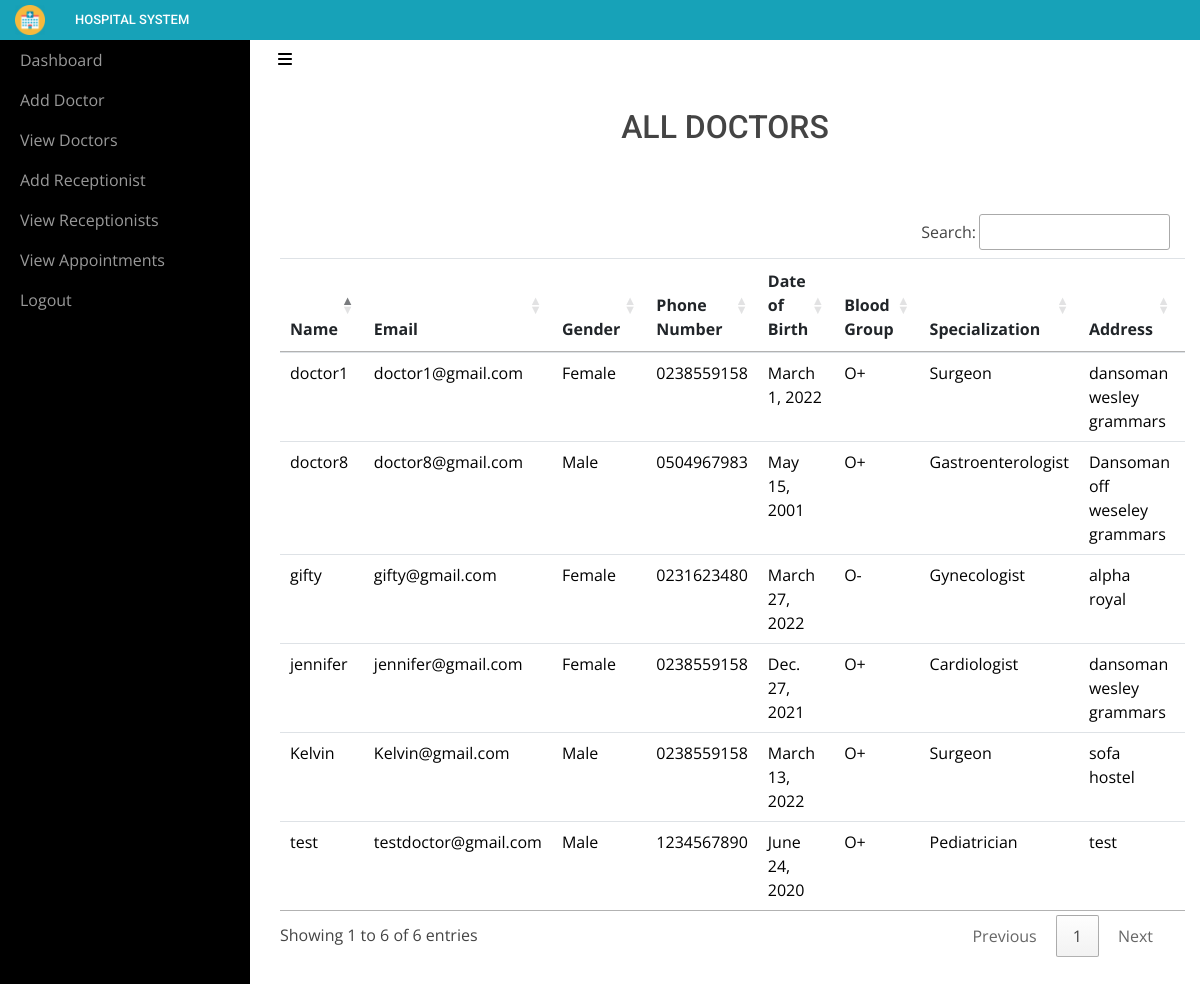
The page /adminviewDoctor/ (signed in) on the database its author committed.
### sitehandler/models.py (models this page shows, shortened)
class Doctor(models.Model):
	name = models.CharField(max_length=50)
	email = models.EmailField(unique=True)
	password = models.CharField(max_length=16)
	gender = models.CharField(max_length=10)
	phonenumber = models.CharField(max_length=10)
	address = models.CharField(max_length=100)
	birthdate = models.DateField()
	bloodgroup = models.CharField(max_length=5)
	specialization = models.CharField(max_length=50)

### sitehandler/views.py (the view)
# urls.py: path('adminviewDoctor/',adminviewDoctor,name='adminviewDoctor'),
def adminviewDoctor(request):
    if not request.user.is_staff:
        return redirect('login_admin')
    doc = Doctor.objects.all()
    d = {'doc': doc}
    return render(request, 'adminviewDoctors.html', d)

### sitehandler/templates/adminviewDoctors.html (shortened to what this page needs)
<!DOCTYPE html>
<html>
<head>
    {% include 'include.html' %}
    {% load static %}
    <link rel="stylesheet" type="text/css" href="https://cdn.datatables.net/1.10.21/css/jquery.dataTables.min.css">
    <link rel="stylesheet" type="text/css" href="https://cdn.datatables.net/buttons/1.6.2/css/buttons.dataTables.min.css">
</head>
<body>
    {% include 'adminnav.html' %}
    <div id="wrapper">
        {% include 'admin_include.html'%}
        <div class="page-content-wrapper">
            <div class="container-fluid"><a class="btn btn-link" role="button" id="menu-toggle" href="#menu-toggle"><i class="fa fa-bars" style="color: black;"></i></a>
                <h2 class="text-center">ALL DOCTORS</h2>
                <section id="team" class="pb-5">
                    <div class="container">
                       <table class="table" id="example">
                            <thead>
                                <tr>
                                    <th>Name</th>
                                    <th>Email</th>
                                    <th>Gender</th>
                                    <th>Phone Number</th>
                                    <th>Date of Birth</th>
                                    <th>Blood Group</th>
                                    <th>Specialization</th>
                                    <th>Address</th>
                                    <th>Action</th>
                                </tr>
                            </thead>
                            <tbody>
                                {% for i in doc %}
                                <tr style="color: black;">
                                    <td>{{ i.name }}</td>
                                    <td>{{ i.email }}</td>
                                    <td>{{ i.gender }}</td>
                                    <td>{{ i.phonenumber }}</td>
                                    <td>{{ i.birthdate }}</td>
                                    <td>{{ i.bloodgroup }}</td>
                                    <td>{{ i.specialization }}</td>
                                    <td>{{ i.address }}</td>
                                    <td><a href="{% url 'admin_delete_doctor' i.id i.email %}" onclick="return confirm('Are you sure you want to delete?')" class="btn btn-danger">Delete</a></td>
                                </tr>
                                {% endfor %}
                            </tbody>
                        </table>
                    </div>
                </section>
            </div>
        </div>
    </div>
</body>
</html>

### sitehandler/static/css/Sidebar-Menu-1.css (style rules this page uses)
body { overflow-x: hidden; }
#wrapper { padding-left: 0; -webkit-transition: all 0.5s ease; -moz-transition: all 0.5s ease; -o-transition: all 0.5s ease; transition: all 0.5s ease; }
@media (min-width:768px) { #wrapper { padding-left: 250px; } }

### sitehandler/static/css/Sidebar-Menu.css (style rules this page uses)
#wrapper { padding-left: 0; -webkit-transition: all 0.5s ease; -moz-transition: all 0.5s ease; -o-transition: all 0.5s ease; transition: all 0.5s ease; }
@media (min-width:768px) { #wrapper { padding-left: 250px; } }

### sitehandler/static/css/styles.css (style rules this page uses)
.text-center { margin-top: 30px; }

### sitehandler/static/assets/css/style.css (style rules this page uses)
body { font-family: "Open Sans", sans-serif; color: #444444; }
a { color: #3fbbc0; text-decoration: none; }
h1, h2, h3, h4, h5, h6 { font-family: "Roboto", sans-serif; }
section { padding: 60px 0; overflow: hidden; }

### rows shown on the page
Doctor: name "test", email "testdoctor@gmail.com", gender "Male", phonenumber "1234567890", birthdate "June 24, 2020", bloodgroup "O+", specialization "Pediatrician", address "test"
Doctor: name "doctor1", email "doctor1@gmail.com", gender "Female", phonenumber "0238559158", birthdate "March 1, 2022", bloodgroup "O+", specialization "Surgeon", address "dansoman wesley grammars"
Doctor: name "Kelvin", email "Kelvin@gmail.com", gender "Male", phonenumber "0238559158", birthdate "March 13, 2022", bloodgroup "O+", specialization "Surgeon", address "sofa hostel"
Doctor: name "jennifer", email "jennifer@gmail.com", gender "Female", phonenumber "0238559158", birthdate "Dec. 27, 2021", bloodgroup "O+", specialization "Cardiologist", address "dansoman wesley grammars"
Doctor: name "gifty", email "gifty@gmail.com", gender "Female", phonenumber "0231623480", birthdate "March 27, 2022", bloodgroup "O-", specialization "Gynecologist", address "alpha royal"
Doctor: name "doctor8", email "doctor8@gmail.com", gender "Male", phonenumber "0504967983", birthdate "May 15, 2001", bloodgroup "O+", specialization "Gastroenterologist", address "Dansoman off weseley grammars"
